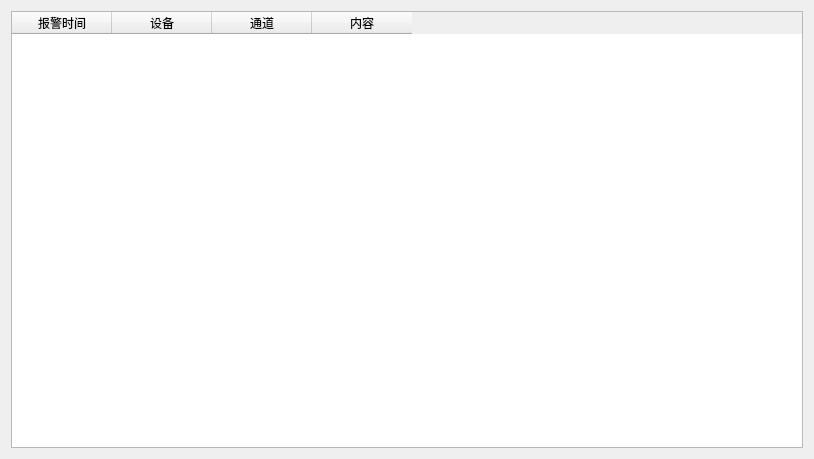
<?xml version="1.0" encoding="UTF-8"?>
<ui version="4.0">
 <class>Spk_AlarmRecord</class>
 <widget class="QWidget" name="Spk_AlarmRecord">
  <property name="windowModality">
   <enum>Qt::WindowModal</enum>
  </property>
  <property name="geometry">
   <rect>
    <x>0</x>
    <y>0</y>
    <width>814</width>
    <height>459</height>
   </rect>
  </property>
  <property name="windowTitle">
   <string>AlarmRecord</string>
  </property>
  <layout class="QHBoxLayout" name="horizontalLayout">
   <item>
    <widget class="QTableWidget" name="tableWidget">
     <property name="sizeAdjustPolicy">
      <enum>QAbstractScrollArea::AdjustToContents</enum>
     </property>
     <property name="alternatingRowColors">
      <bool>true</bool>
     </property>
     <column>
      <property name="text">
       <string>报警时间</string>
      </property>
     </column>
     <column>
      <property name="text">
       <string>设备</string>
      </property>
     </column>
     <column>
      <property name="text">
       <string>通道</string>
      </property>
     </column>
     <column>
      <property name="text">
       <string>内容</string>
      </property>
     </column>
    </widget>
   </item>
  </layout>
 </widget>
 <resources/>
 <connections/>
</ui>
